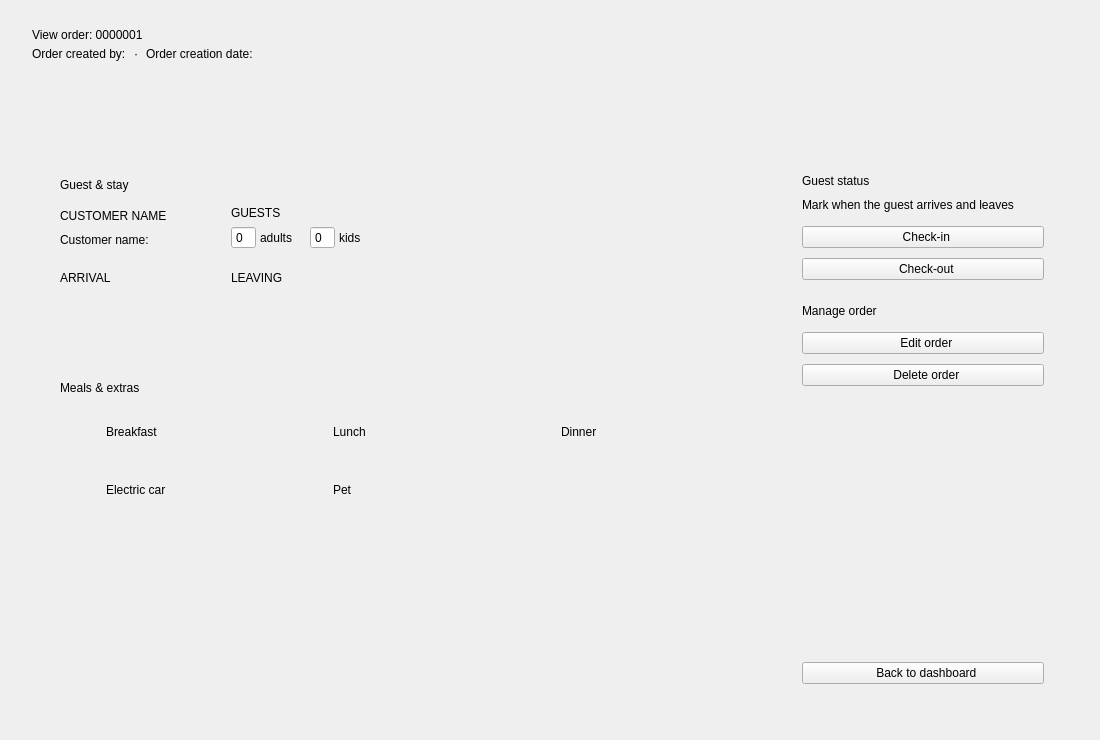
<?xml version="1.0" encoding="UTF-8"?>
<ui version="4.0">
 <class>Form</class>
 <widget class="QWidget" name="Form">
  <property name="geometry">
   <rect>
    <x>0</x>
    <y>0</y>
    <width>1100</width>
    <height>740</height>
   </rect>
  </property>
  <layout class="QVBoxLayout" name="page_layout">
   <property name="spacing">
    <number>20</number>
   </property>
   <property name="leftMargin">
    <number>32</number>
   </property>
   <property name="topMargin">
    <number>28</number>
   </property>
   <property name="rightMargin">
    <number>32</number>
   </property>
   <property name="bottomMargin">
    <number>32</number>
   </property>
   <item>
    <layout class="QVBoxLayout" name="header_layout">
     <property name="spacing">
      <number>2</number>
     </property>
     <item>
      <widget class="QLabel" name="order_id_label">
       <property name="text">
        <string>View order: 0000001</string>
       </property>
       <property name="role" stdset="0">
        <string>h2</string>
       </property>
      </widget>
     </item>
     <item>
      <layout class="QHBoxLayout" name="meta_layout">
       <property name="spacing">
        <number>8</number>
       </property>
       <item>
        <widget class="QLabel" name="created_by_label">
         <property name="text">
          <string>Order created by:</string>
         </property>
         <property name="role" stdset="0">
          <string>muted</string>
         </property>
        </widget>
       </item>
       <item>
        <widget class="QLabel" name="meta_dot">
         <property name="text">
          <string>·</string>
         </property>
         <property name="role" stdset="0">
          <string>muted</string>
         </property>
        </widget>
       </item>
       <item>
        <widget class="QLabel" name="creation_date_label">
         <property name="text">
          <string>Order creation date:</string>
         </property>
         <property name="role" stdset="0">
          <string>muted</string>
         </property>
        </widget>
       </item>
       <item>
        <spacer name="spacer_15">
         <property name="orientation">
          <enum>Qt::Horizontal</enum>
         </property>
         <property name="sizeHint" stdset="0">
          <size>
           <width>40</width>
           <height>20</height>
          </size>
         </property>
        </spacer>
       </item>
      </layout>
     </item>
    </layout>
   </item>
   <item>
    <widget class="QFrame" name="overdue_banner">
     <layout class="QHBoxLayout" name="overdue_banner_layout">
      <property name="spacing">
       <number>12</number>
      </property>
      <property name="leftMargin">
       <number>16</number>
      </property>
      <property name="topMargin">
       <number>12</number>
      </property>
      <property name="rightMargin">
       <number>16</number>
      </property>
      <property name="bottomMargin">
       <number>12</number>
      </property>
      <item>
       <widget class="QLabel" name="overdue_icon">
        <property name="minimumSize">
         <size>
          <width>22</width>
          <height>22</height>
         </size>
        </property>
        <property name="maximumSize">
         <size>
          <width>22</width>
          <height>22</height>
         </size>
        </property>
       </widget>
      </item>
      <item>
       <widget class="QLabel" name="overdue_label">
        <property name="text">
         <string/>
        </property>
        <property name="wordWrap">
         <bool>true</bool>
        </property>
       </widget>
      </item>
     </layout>
    </widget>
   </item>
   <item>
    <layout class="QHBoxLayout" name="body_layout">
     <property name="spacing">
      <number>20</number>
     </property>
     <item>
      <layout class="QVBoxLayout" name="left_column">
       <property name="spacing">
        <number>20</number>
       </property>
       <item>
        <widget class="QFrame" name="details_card">
         <property name="card" stdset="0">
          <string>true</string>
         </property>
         <layout class="QVBoxLayout" name="details_layout">
          <property name="spacing">
           <number>8</number>
          </property>
          <property name="leftMargin">
           <number>28</number>
          </property>
          <property name="topMargin">
           <number>28</number>
          </property>
          <property name="rightMargin">
           <number>28</number>
          </property>
          <property name="bottomMargin">
           <number>28</number>
          </property>
          <item>
           <widget class="QLabel" name="details_heading">
            <property name="text">
             <string>Guest &amp; stay</string>
            </property>
            <property name="role" stdset="0">
             <string>h2</string>
            </property>
           </widget>
          </item>
          <item>
           <spacer name="spacer_1">
            <property name="orientation">
             <enum>Qt::Vertical</enum>
            </property>
            <property name="sizeType">
             <enum>QSizePolicy::Fixed</enum>
            </property>
            <property name="sizeHint" stdset="0">
             <size>
              <width>20</width>
              <height>6</height>
             </size>
            </property>
           </spacer>
          </item>
          <item>
           <layout class="QGridLayout" name="details_grid"><property name="horizontalSpacing"><number>64</number></property>
            <property name="spacing">
             <number>22</number>
            </property>
            <item row="0" column="0">
             <layout class="QVBoxLayout" name="name_field">
              <property name="spacing">
               <number>6</number>
              </property>
              <item>
               <widget class="QLabel" name="label_5">
                <property name="text">
                 <string>CUSTOMER NAME</string>
                </property>
                <property name="role" stdset="0">
                 <string>caption</string>
                </property>
               </widget>
              </item>
              <item>
               <widget class="QLabel" name="customer_name_label">
                <property name="text">
                 <string>Customer name: </string>
                </property>
                <property name="role" stdset="0">
                 <string>value</string>
                </property>
               </widget>
              </item>
             </layout>
            </item>
            <item row="0" column="1">
             <layout class="QVBoxLayout" name="guests_field">
              <property name="spacing">
               <number>6</number>
              </property>
              <item>
               <widget class="QLabel" name="label_6">
                <property name="text">
                 <string>GUESTS</string>
                </property>
                <property name="role" stdset="0">
                 <string>caption</string>
                </property>
               </widget>
              </item>
              <item>
               <layout class="QHBoxLayout" name="guests_values">
                <item>
                 <widget class="QFrame" name="guest_frame">
                  <layout class="QHBoxLayout" name="guest_frame_layout">
                   <property name="spacing">
                    <number>0</number>
                   </property>
                   <property name="leftMargin">
                    <number>0</number>
                   </property>
                   <property name="topMargin">
                    <number>0</number>
                   </property>
                   <property name="rightMargin">
                    <number>0</number>
                   </property>
                   <property name="bottomMargin">
                    <number>0</number>
                   </property>
                   <item>
                    <widget class="QFrame" name="adults_frame">
                     <layout class="QHBoxLayout" name="adults_layout">
                      <property name="spacing">
                       <number>4</number>
                      </property>
                      <property name="leftMargin">
                       <number>0</number>
                      </property>
                      <property name="topMargin">
                       <number>0</number>
                      </property>
                      <property name="rightMargin">
                       <number>0</number>
                      </property>
                      <property name="bottomMargin">
                       <number>0</number>
                      </property>
                      <item>
                       <widget class="QSpinBox" name="adults_label">
                        <property name="readOnly">
                         <bool>true</bool>
                        </property>
                        <property name="buttonSymbols">
                         <enum>QAbstractSpinBox::NoButtons</enum>
                        </property>
                        <property name="minimum">
                         <number>0</number>
                        </property>
                        <property name="maximum">
                         <number>10</number>
                        </property>
                        <property name="maximumSize">
                         <size>
                          <width>60</width>
                          <height>16777215</height>
                         </size>
                        </property>
                        <property name="focusPolicy">
                         <enum>Qt::NoFocus</enum>
                        </property>
                       </widget>
                      </item>
                      <item>
                       <widget class="QLabel" name="label_3">
                        <property name="text">
                         <string>adults</string>
                        </property>
                        <property name="role" stdset="0">
                         <string>muted</string>
                        </property>
                       </widget>
                      </item>
                     </layout>
                    </widget>
                   </item>
                   <item>
                    <spacer name="spacer_2">
                     <property name="orientation">
                      <enum>Qt::Horizontal</enum>
                     </property>
                     <property name="sizeType">
                      <enum>QSizePolicy::Fixed</enum>
                     </property>
                     <property name="sizeHint" stdset="0">
                      <size>
                       <width>18</width>
                       <height>20</height>
                      </size>
                     </property>
                    </spacer>
                   </item>
                   <item>
                    <widget class="QFrame" name="kids_frame">
                     <layout class="QHBoxLayout" name="kids_layout">
                      <property name="spacing">
                       <number>4</number>
                      </property>
                      <property name="leftMargin">
                       <number>0</number>
                      </property>
                      <property name="topMargin">
                       <number>0</number>
                      </property>
                      <property name="rightMargin">
                       <number>0</number>
                      </property>
                      <property name="bottomMargin">
                       <number>0</number>
                      </property>
                      <item>
                       <widget class="QSpinBox" name="kids_label">
                        <property name="readOnly">
                         <bool>true</bool>
                        </property>
                        <property name="buttonSymbols">
                         <enum>QAbstractSpinBox::NoButtons</enum>
                        </property>
                        <property name="minimum">
                         <number>0</number>
                        </property>
                        <property name="maximum">
                         <number>10</number>
                        </property>
                        <property name="maximumSize">
                         <size>
                          <width>60</width>
                          <height>16777215</height>
                         </size>
                        </property>
                        <property name="focusPolicy">
                         <enum>Qt::NoFocus</enum>
                        </property>
                       </widget>
                      </item>
                      <item>
                       <widget class="QLabel" name="label_4">
                        <property name="text">
                         <string>kids</string>
                        </property>
                        <property name="role" stdset="0">
                         <string>muted</string>
                        </property>
                       </widget>
                      </item>
                     </layout>
                    </widget>
                   </item>
                   <item>
                    <spacer name="spacer_3">
                     <property name="orientation">
                      <enum>Qt::Horizontal</enum>
                     </property>
                     <property name="sizeHint" stdset="0">
                      <size>
                       <width>40</width>
                       <height>20</height>
                      </size>
                     </property>
                    </spacer>
                   </item>
                  </layout>
                 </widget>
                </item>
               </layout>
              </item>
             </layout>
            </item>
            <item row="1" column="0">
             <layout class="QVBoxLayout" name="arrival_field">
              <property name="spacing">
               <number>6</number>
              </property>
              <item>
               <widget class="QLabel" name="label">
                <property name="text">
                 <string>ARRIVAL</string>
                </property>
                <property name="role" stdset="0">
                 <string>caption</string>
                </property>
               </widget>
              </item>
              <item>
               <widget class="QLabel" name="arrivel_label">
                <property name="text">
                 <string/>
                </property>
                <property name="role" stdset="0">
                 <string>value</string>
                </property>
               </widget>
              </item>
             </layout>
            </item>
            <item row="1" column="1">
             <layout class="QVBoxLayout" name="leaving_field">
              <property name="spacing">
               <number>6</number>
              </property>
              <item>
               <widget class="QLabel" name="label_2">
                <property name="text">
                 <string>LEAVING</string>
                </property>
                <property name="role" stdset="0">
                 <string>caption</string>
                </property>
               </widget>
              </item>
              <item>
               <widget class="QLabel" name="leaving_label">
                <property name="text">
                 <string/>
                </property>
                <property name="role" stdset="0">
                 <string>value</string>
                </property>
               </widget>
              </item>
             </layout>
            </item>
            <item row="0" column="2">
             <spacer name="spacer_4">
              <property name="orientation">
               <enum>Qt::Horizontal</enum>
              </property>
              <property name="sizeHint" stdset="0">
               <size>
                <width>40</width>
                <height>20</height>
               </size>
              </property>
             </spacer>
            </item>
           </layout>
          </item>
         </layout>
        </widget>
       </item>
       <item>
        <widget class="QFrame" name="services_card">
         <property name="card" stdset="0">
          <string>true</string>
         </property>
         <layout class="QVBoxLayout" name="services_layout">
          <property name="spacing">
           <number>8</number>
          </property>
          <property name="leftMargin">
           <number>28</number>
          </property>
          <property name="topMargin">
           <number>28</number>
          </property>
          <property name="rightMargin">
           <number>28</number>
          </property>
          <property name="bottomMargin">
           <number>28</number>
          </property>
          <item>
           <widget class="QLabel" name="services_heading">
            <property name="text">
             <string>Meals &amp; extras</string>
            </property>
            <property name="role" stdset="0">
             <string>h2</string>
            </property>
           </widget>
          </item>
          <item>
           <spacer name="spacer_5">
            <property name="orientation">
             <enum>Qt::Vertical</enum>
            </property>
            <property name="sizeType">
             <enum>QSizePolicy::Fixed</enum>
            </property>
            <property name="sizeHint" stdset="0">
             <size>
              <width>20</width>
              <height>6</height>
             </size>
            </property>
           </spacer>
          </item>
          <item>
           <layout class="QGridLayout" name="services_grid">
            <property name="spacing">
             <number>12</number>
            </property>
            <item row="0" column="0">
             <widget class="QFrame" name="frame_8">
              <property name="card" stdset="0">
               <string>inner</string>
              </property>
              <layout class="QHBoxLayout" name="frame_8_layout">
               <property name="spacing">
                <number>10</number>
               </property>
               <property name="leftMargin">
                <number>14</number>
               </property>
               <property name="topMargin">
                <number>12</number>
               </property>
               <property name="rightMargin">
                <number>14</number>
               </property>
               <property name="bottomMargin">
                <number>12</number>
               </property>
               <item>
                <widget class="QLabel" name="breakfast_label">
                 <property name="minimumSize">
                  <size>
                   <width>22</width>
                   <height>22</height>
                  </size>
                 </property>
                 <property name="maximumSize">
                  <size>
                   <width>22</width>
                   <height>22</height>
                  </size>
                 </property>
                </widget>
               </item>
               <item>
                <widget class="QLabel" name="label_13">
                 <property name="text">
                  <string>Breakfast</string>
                 </property>
                </widget>
               </item>
               <item>
                <spacer name="spacer_6">
                 <property name="orientation">
                  <enum>Qt::Horizontal</enum>
                 </property>
                 <property name="sizeHint" stdset="0">
                  <size>
                   <width>40</width>
                   <height>20</height>
                  </size>
                 </property>
                </spacer>
               </item>
              </layout>
             </widget>
            </item>
            <item row="0" column="1">
             <widget class="QFrame" name="frame_9">
              <property name="card" stdset="0">
               <string>inner</string>
              </property>
              <layout class="QHBoxLayout" name="frame_9_layout">
               <property name="spacing">
                <number>10</number>
               </property>
               <property name="leftMargin">
                <number>14</number>
               </property>
               <property name="topMargin">
                <number>12</number>
               </property>
               <property name="rightMargin">
                <number>14</number>
               </property>
               <property name="bottomMargin">
                <number>12</number>
               </property>
               <item>
                <widget class="QLabel" name="lunch_label">
                 <property name="minimumSize">
                  <size>
                   <width>22</width>
                   <height>22</height>
                  </size>
                 </property>
                 <property name="maximumSize">
                  <size>
                   <width>22</width>
                   <height>22</height>
                  </size>
                 </property>
                </widget>
               </item>
               <item>
                <widget class="QLabel" name="label_17">
                 <property name="text">
                  <string>Lunch</string>
                 </property>
                </widget>
               </item>
               <item>
                <spacer name="spacer_7">
                 <property name="orientation">
                  <enum>Qt::Horizontal</enum>
                 </property>
                 <property name="sizeHint" stdset="0">
                  <size>
                   <width>40</width>
                   <height>20</height>
                  </size>
                 </property>
                </spacer>
               </item>
              </layout>
             </widget>
            </item>
            <item row="0" column="2">
             <widget class="QFrame" name="frame_10">
              <property name="card" stdset="0">
               <string>inner</string>
              </property>
              <layout class="QHBoxLayout" name="frame_10_layout">
               <property name="spacing">
                <number>10</number>
               </property>
               <property name="leftMargin">
                <number>14</number>
               </property>
               <property name="topMargin">
                <number>12</number>
               </property>
               <property name="rightMargin">
                <number>14</number>
               </property>
               <property name="bottomMargin">
                <number>12</number>
               </property>
               <item>
                <widget class="QLabel" name="dinner_label">
                 <property name="minimumSize">
                  <size>
                   <width>22</width>
                   <height>22</height>
                  </size>
                 </property>
                 <property name="maximumSize">
                  <size>
                   <width>22</width>
                   <height>22</height>
                  </size>
                 </property>
                </widget>
               </item>
               <item>
                <widget class="QLabel" name="label_19">
                 <property name="text">
                  <string>Dinner</string>
                 </property>
                </widget>
               </item>
               <item>
                <spacer name="spacer_8">
                 <property name="orientation">
                  <enum>Qt::Horizontal</enum>
                 </property>
                 <property name="sizeHint" stdset="0">
                  <size>
                   <width>40</width>
                   <height>20</height>
                  </size>
                 </property>
                </spacer>
               </item>
              </layout>
             </widget>
            </item>
            <item row="1" column="0">
             <widget class="QFrame" name="frame_6">
              <property name="card" stdset="0">
               <string>inner</string>
              </property>
              <layout class="QHBoxLayout" name="frame_6_layout">
               <property name="spacing">
                <number>10</number>
               </property>
               <property name="leftMargin">
                <number>14</number>
               </property>
               <property name="topMargin">
                <number>12</number>
               </property>
               <property name="rightMargin">
                <number>14</number>
               </property>
               <property name="bottomMargin">
                <number>12</number>
               </property>
               <item>
                <widget class="QLabel" name="electric_car_label">
                 <property name="minimumSize">
                  <size>
                   <width>22</width>
                   <height>22</height>
                  </size>
                 </property>
                 <property name="maximumSize">
                  <size>
                   <width>22</width>
                   <height>22</height>
                  </size>
                 </property>
                </widget>
               </item>
               <item>
                <widget class="QLabel" name="label_10">
                 <property name="text">
                  <string>Electric car</string>
                 </property>
                </widget>
               </item>
               <item>
                <spacer name="spacer_9">
                 <property name="orientation">
                  <enum>Qt::Horizontal</enum>
                 </property>
                 <property name="sizeHint" stdset="0">
                  <size>
                   <width>40</width>
                   <height>20</height>
                  </size>
                 </property>
                </spacer>
               </item>
              </layout>
             </widget>
            </item>
            <item row="1" column="1">
             <widget class="QFrame" name="frame_7">
              <property name="card" stdset="0">
               <string>inner</string>
              </property>
              <layout class="QHBoxLayout" name="frame_7_layout">
               <property name="spacing">
                <number>10</number>
               </property>
               <property name="leftMargin">
                <number>14</number>
               </property>
               <property name="topMargin">
                <number>12</number>
               </property>
               <property name="rightMargin">
                <number>14</number>
               </property>
               <property name="bottomMargin">
                <number>12</number>
               </property>
               <item>
                <widget class="QLabel" name="pet_label">
                 <property name="minimumSize">
                  <size>
                   <width>22</width>
                   <height>22</height>
                  </size>
                 </property>
                 <property name="maximumSize">
                  <size>
                   <width>22</width>
                   <height>22</height>
                  </size>
                 </property>
                </widget>
               </item>
               <item>
                <widget class="QLabel" name="label_9">
                 <property name="text">
                  <string>Pet</string>
                 </property>
                </widget>
               </item>
               <item>
                <spacer name="spacer_10">
                 <property name="orientation">
                  <enum>Qt::Horizontal</enum>
                 </property>
                 <property name="sizeHint" stdset="0">
                  <size>
                   <width>40</width>
                   <height>20</height>
                  </size>
                 </property>
                </spacer>
               </item>
              </layout>
             </widget>
            </item>
           </layout>
          </item>
         </layout>
        </widget>
       </item>
       <item>
        <spacer name="spacer_16">
         <property name="orientation">
          <enum>Qt::Vertical</enum>
         </property>
         <property name="sizeHint" stdset="0">
          <size>
           <width>20</width>
           <height>40</height>
          </size>
         </property>
        </spacer>
       </item>
      </layout>
     </item>
     <item>
      <widget class="QFrame" name="actions_card">
       <property name="card" stdset="0">
        <string>true</string>
       </property>
       <property name="minimumSize">
        <size>
         <width>290</width>
         <height>0</height>
        </size>
       </property>
       <property name="maximumSize">
        <size>
         <width>290</width>
         <height>16777215</height>
        </size>
       </property>
       <layout class="QVBoxLayout" name="actions_layout">
        <property name="spacing">
         <number>10</number>
        </property>
        <property name="leftMargin">
         <number>24</number>
        </property>
        <property name="topMargin">
         <number>24</number>
        </property>
        <property name="rightMargin">
         <number>24</number>
        </property>
        <property name="bottomMargin">
         <number>24</number>
        </property>
        <item>
         <widget class="QLabel" name="actions_heading">
          <property name="text">
           <string>Guest status</string>
          </property>
          <property name="role" stdset="0">
           <string>h2</string>
          </property>
         </widget>
        </item>
        <item>
         <widget class="QLabel" name="actions_hint">
          <property name="text">
           <string>Mark when the guest arrives and leaves</string>
          </property>
          <property name="wordWrap">
           <bool>true</bool>
          </property>
          <property name="role" stdset="0">
           <string>muted</string>
          </property>
         </widget>
        </item>
        <item>
         <spacer name="spacer_11">
          <property name="orientation">
           <enum>Qt::Vertical</enum>
          </property>
          <property name="sizeType">
           <enum>QSizePolicy::Fixed</enum>
          </property>
          <property name="sizeHint" stdset="0">
           <size>
            <width>20</width>
            <height>4</height>
           </size>
          </property>
         </spacer>
        </item>
        <item>
         <widget class="QPushButton" name="check_in_btn">
          <property name="text">
           <string>  Check-in</string>
          </property>
          <property name="cursor">
           <cursorShape>PointingHandCursor</cursorShape>
          </property>
          <property name="autoDefault">
           <bool>false</bool>
          </property>
          <property name="variant" stdset="0">
           <string>chip</string>
          </property>
         </widget>
        </item>
        <item>
         <widget class="QPushButton" name="check_out_btn">
          <property name="text">
           <string>  Check-out</string>
          </property>
          <property name="cursor">
           <cursorShape>PointingHandCursor</cursorShape>
          </property>
          <property name="autoDefault">
           <bool>false</bool>
          </property>
          <property name="variant" stdset="0">
           <string>chip</string>
          </property>
         </widget>
        </item>
        <item>
         <spacer name="spacer_12">
          <property name="orientation">
           <enum>Qt::Vertical</enum>
          </property>
          <property name="sizeType">
           <enum>QSizePolicy::Fixed</enum>
          </property>
          <property name="sizeHint" stdset="0">
           <size>
            <width>20</width>
            <height>14</height>
           </size>
          </property>
         </spacer>
        </item>
        <item>
         <widget class="QLabel" name="manage_heading">
          <property name="text">
           <string>Manage order</string>
          </property>
          <property name="role" stdset="0">
           <string>h2</string>
          </property>
         </widget>
        </item>
        <item>
         <spacer name="spacer_13">
          <property name="orientation">
           <enum>Qt::Vertical</enum>
          </property>
          <property name="sizeType">
           <enum>QSizePolicy::Fixed</enum>
          </property>
          <property name="sizeHint" stdset="0">
           <size>
            <width>20</width>
            <height>4</height>
           </size>
          </property>
         </spacer>
        </item>
        <item>
         <widget class="QPushButton" name="update_btn">
          <property name="text">
           <string>  Edit order</string>
          </property>
          <property name="cursor">
           <cursorShape>PointingHandCursor</cursorShape>
          </property>
          <property name="autoDefault">
           <bool>false</bool>
          </property>
          <property name="variant" stdset="0">
           <string>primary</string>
          </property>
         </widget>
        </item>
        <item>
         <widget class="QPushButton" name="delete_btn">
          <property name="text">
           <string>  Delete order</string>
          </property>
          <property name="cursor">
           <cursorShape>PointingHandCursor</cursorShape>
          </property>
          <property name="autoDefault">
           <bool>false</bool>
          </property>
          <property name="variant" stdset="0">
           <string>danger</string>
          </property>
         </widget>
        </item>
        <item>
         <spacer name="spacer_14">
          <property name="orientation">
           <enum>Qt::Vertical</enum>
          </property>
          <property name="sizeHint" stdset="0">
           <size>
            <width>20</width>
            <height>40</height>
           </size>
          </property>
         </spacer>
        </item>
        <item>
         <widget class="QPushButton" name="home_btn">
          <property name="text">
           <string>  Back to dashboard</string>
          </property>
          <property name="cursor">
           <cursorShape>PointingHandCursor</cursorShape>
          </property>
          <property name="autoDefault">
           <bool>false</bool>
          </property>
          <property name="variant" stdset="0">
           <string>ghost</string>
          </property>
         </widget>
        </item>
       </layout>
      </widget>
     </item>
    </layout>
   </item>
  </layout>
 </widget>
 <resources/>
 <connections/>
</ui>
